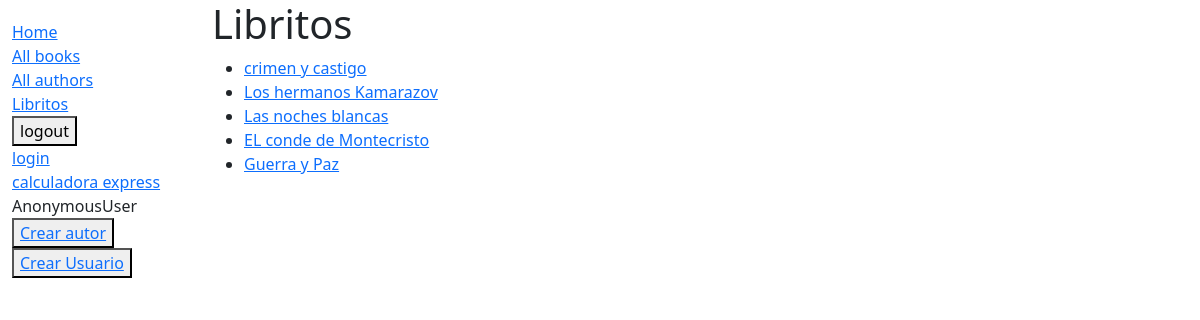
/catalog/libritos/, run on the app's committed database.
### catalog/models.py (models this page shows, shortened)
class Book(models.Model):
    title = models.CharField(max_length=200)
    lenguaje  = models.ForeignKey('Lenguaje', on_delete=models.CASCADE,null=True)
    author = models.ForeignKey('Author', on_delete=models.SET_NULL, null=True)
    summary = models.TextField(max_length=1000, help_text="Ingrese una breve descripción del libro")
    isbn = models.CharField('ISBN',max_length=13, help_text='13 Caracteres <a href="https://www.isbn-international.org/content/what-isbn">ISBN number</a>')
    genre = models.ManyToManyField(Genre, help_text="Seleccione un genero para este libro")
    def get_absolute_url(self):
        return reverse('book-detail', args=[str(self.id)])
    def display_genre(self):
        """Create a string for the Genre. This is required to display genre in Admin."""
        return ', '.join(genre.name for genre in self.genre.all()[:3])
    display_genre.short_description = 'Genre'

### catalog/views.py (the view)
# urls.py: path('libritos/', views.ListarLibros,name="ListarLibros"),
def ListarLibros(request):
    numLibros =  Book.objects.all()
    context = {
	'numlibros':numLibros
    }
    return render(request,'libros.html' , context)

### catalog/templates/libros.html
{% extends "base_generic.html" %}
{% block content %}
  <h1>Libritos</h1>
  {% if  numlibros%}
  <ul>
    {% for book in numlibros %}
    <li>
      <a href="{{ book.get_absolute_url }} ">{{ book.title }}</a>
    </li>
    {% endfor %}
  </ul>
  {% else %}
    <p>No hay libros en la biblioteca.</p>
  {% endif %}
{% endblock %}

### data on the page
Book: title "crimen y castigo"
Book: title "Los hermanos Kamarazov"
Book: title "Las noches blancas"
Book: title "EL conde de Montecristo"
Book: title "Guerra y Paz"

### other printed values
{{ user }} "AnonymousUser"
